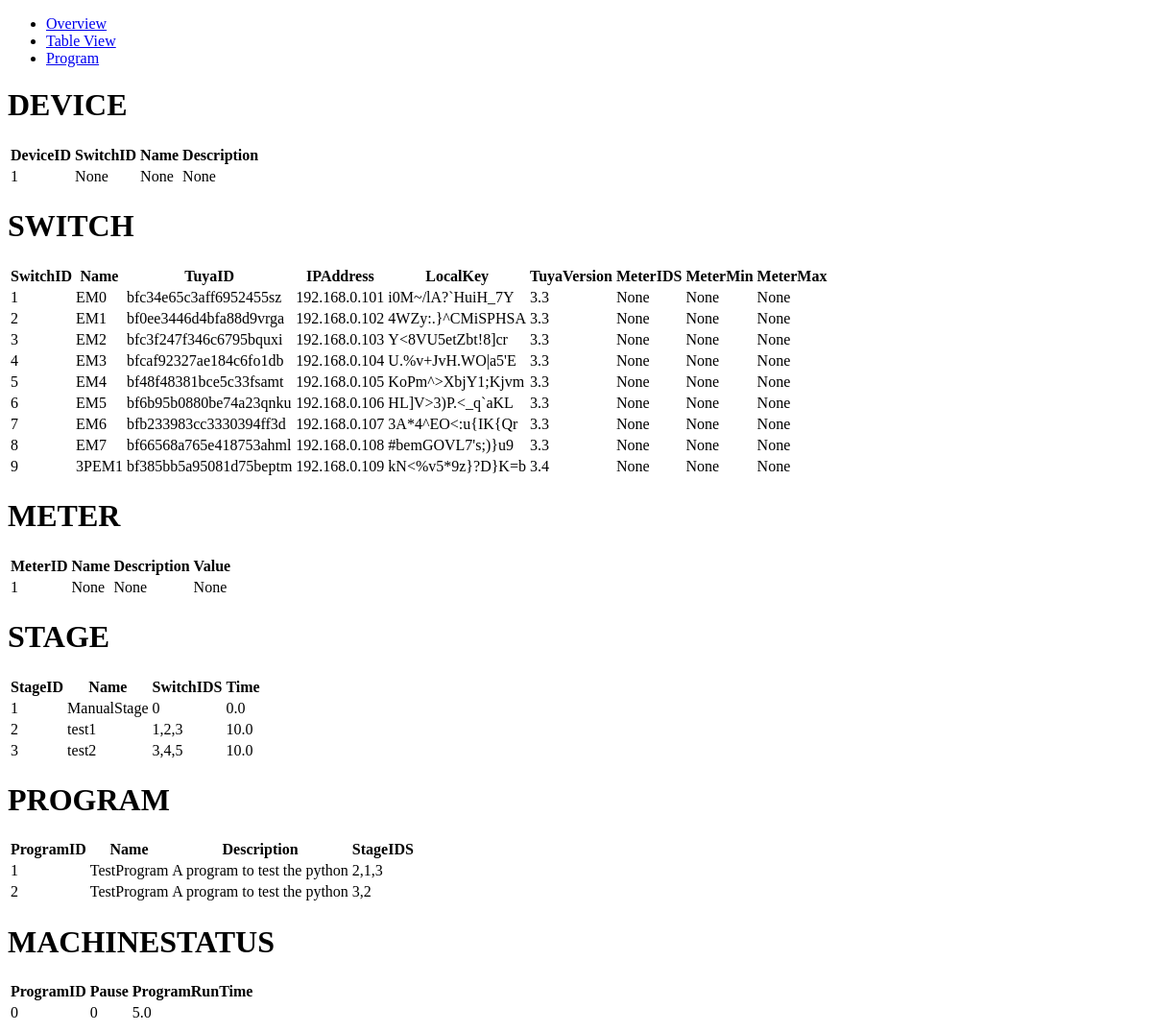
The app's page /tableview, older data.
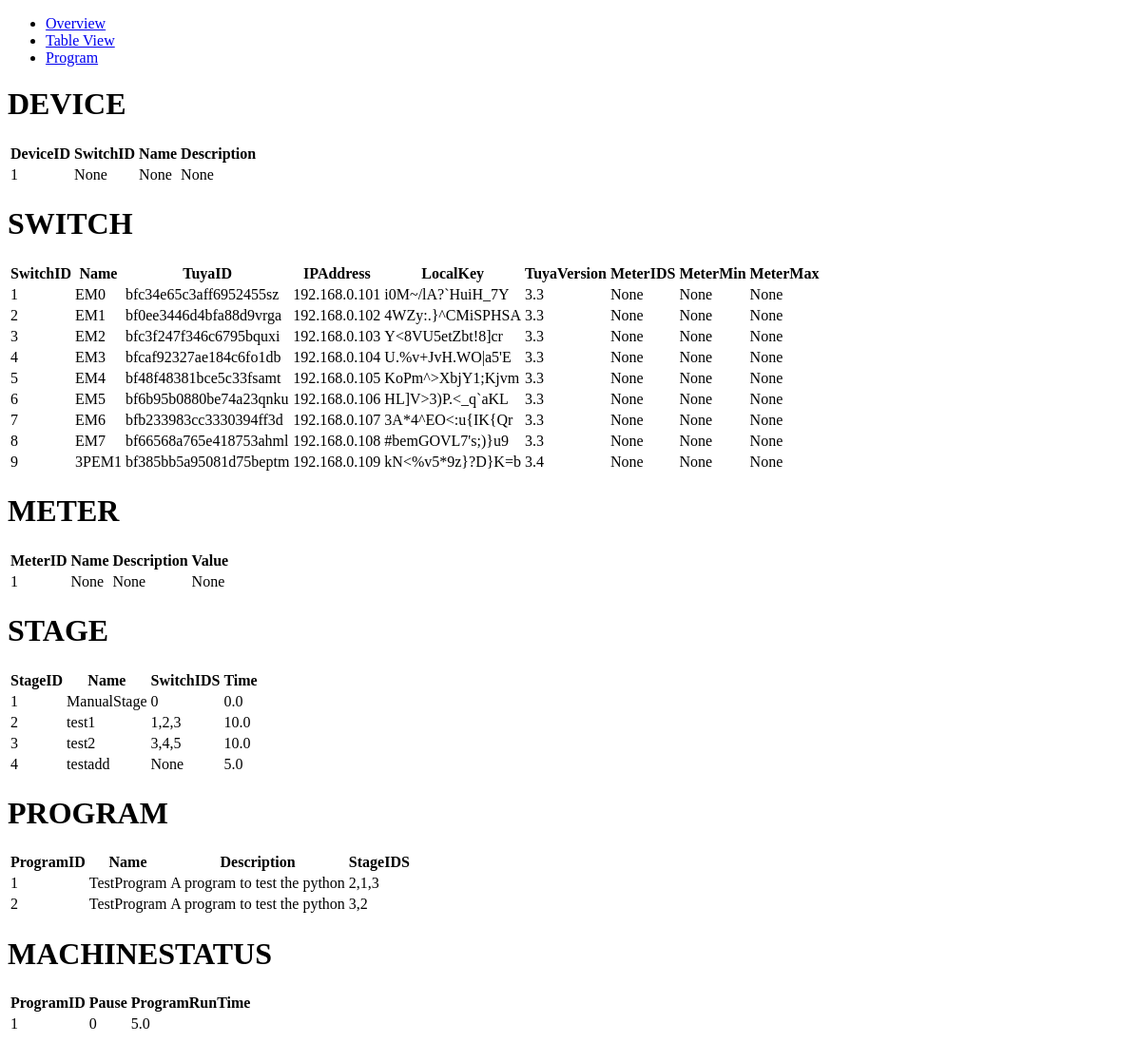
The same page, newer data.
### tables this page shows
CREATE TABLE SWITCH (
    SwitchID INTEGER PRIMARY KEY AUTOINCREMENT,
    Name TEXT NOT NULL,
    TuyaID TEXT NOT NULL,
    IPAddress TEXT NOT NULL,
    LocalKey TEXT NOT NULL,
    TuyaVersion REAL NOT NULL,
    MeterIDS TEXT,
    MeterMin TEXT,
    MeterMax TEXT
);

CREATE TABLE STAGE (
    StageID INTEGER PRIMARY KEY AUTOINCREMENT,
    Name TEXT NOT NULL,
    SwitchIDS TEXT,
    Time REAL NOT NULL
);

CREATE TABLE PROGRAM (
    ProgramID INTEGER PRIMARY KEY AUTOINCREMENT,
    Name TEXT NOT NULL,
    Description TEXT,
    StageIDS TEXT NOT NULL
);

CREATE TABLE MACHINESTATUS (
    ProgramID INTEGER NOT NULL,
    Pause INTEGER NOT NULL CHECK (Pause IN (0,1,2)),
    ProgramRunTime REAL NOT NULL,
    PRIMARY KEY (ProgramID),
    FOREIGN KEY (ProgramID) REFERENCES PROGRAM(ProgramID)
);

### server/server.py (the view)
@app.route("/tableview")
def tableview():
    tables = []
    for tableName in tableNames:
        tables.append(sF.getTable(tableName,0))
    return render_template('tableview.html',tables=tables,tableNames=tableNames)

### server/serverFunctions/getTable.py (called while the page is built)
def getTable(table,add):
    db = sqlite3.connect('../data/machine.db',timeout=5)
    cs = db.execute('SELECT * FROM ' + table)
    ns = [description[0] for description in cs.description]
    result = []
    rows = 1;
    for ci in cs:
        result.append(dict(zip(ns,ci)))
        rows = rows + 1
    if add:
        if table != "MACHINESTATUS":
            result.append(dict(zip(ns,[rows]+[None]*len(ns))))
    else:
        if not result:
            result.append(dict(zip(ns,[rows]+[None]*len(ns))))
    db.close()
    return result

### server/templates/tableview.html
{% extends "layout.html" %}
{% block main %}
	{% for table in tables %}
		<div>
			<h1>{{ tableNames[loop.index-1] }}</h1>
                	<table>
                        	<thead>
                                	<tr>
					{% for key, value in table[0].items() %}
                                        	        <th>{{key}}</th>
                                 	       {% endfor %}
                                	</tr>
                       		</thead>
                        	<tbody>
                                	{% for item in table %}
                                        	<tr>
                                                	{% for key, value in item.items() %}
                                                	        <td>{{value}}</th>
                                        	        {% endfor %}
                                	        </tr>
                        	        {% endfor %}
                	        </tbody>
        	        </table>
	        </div>
	{% endfor %}
{% endblock %}

### server/templates/layout.html (shortened to what this page needs)
<!DOCTYPE html>
<html lang="en">
	<head>
	</head>
	<nav>
		<div>
			<ul>
				<li>
					<a href="/">
						<span>Overview</span>
					</a>
				</li>
				<li>
					<a href="/tableview">
						<span>Table View</span>
					</a>
				</li>
				<li>
					<a href="/program">
						<span>Program</span>
					</a>
				</li>
			</ul>
		</div>
	</nav>
	<main>
		{% block main %}{% endblock %}
	</main>

Row changes from the older to the newer data that the page shows:
removed MACHINESTATUS: key "ProgramRunTime", item "0" "0", ProgramRunTime "5.0"
added STAGE: item "4" "None", Name "testadd", Time "5.0"
added MACHINESTATUS: key "ProgramRunTime", item "1" "0", ProgramRunTime "5.0"
